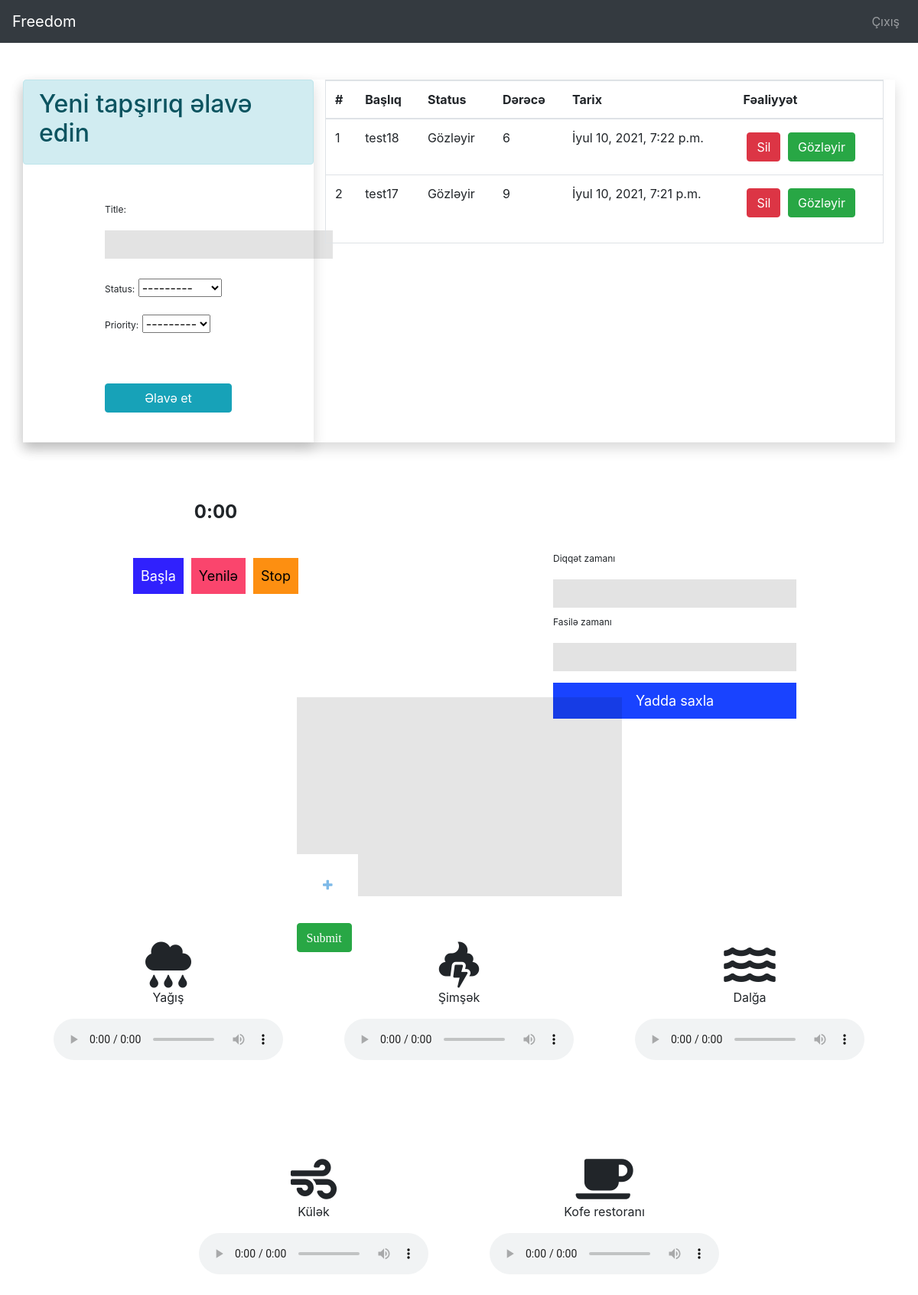
Before: /app/ (signed in) with the older database file.
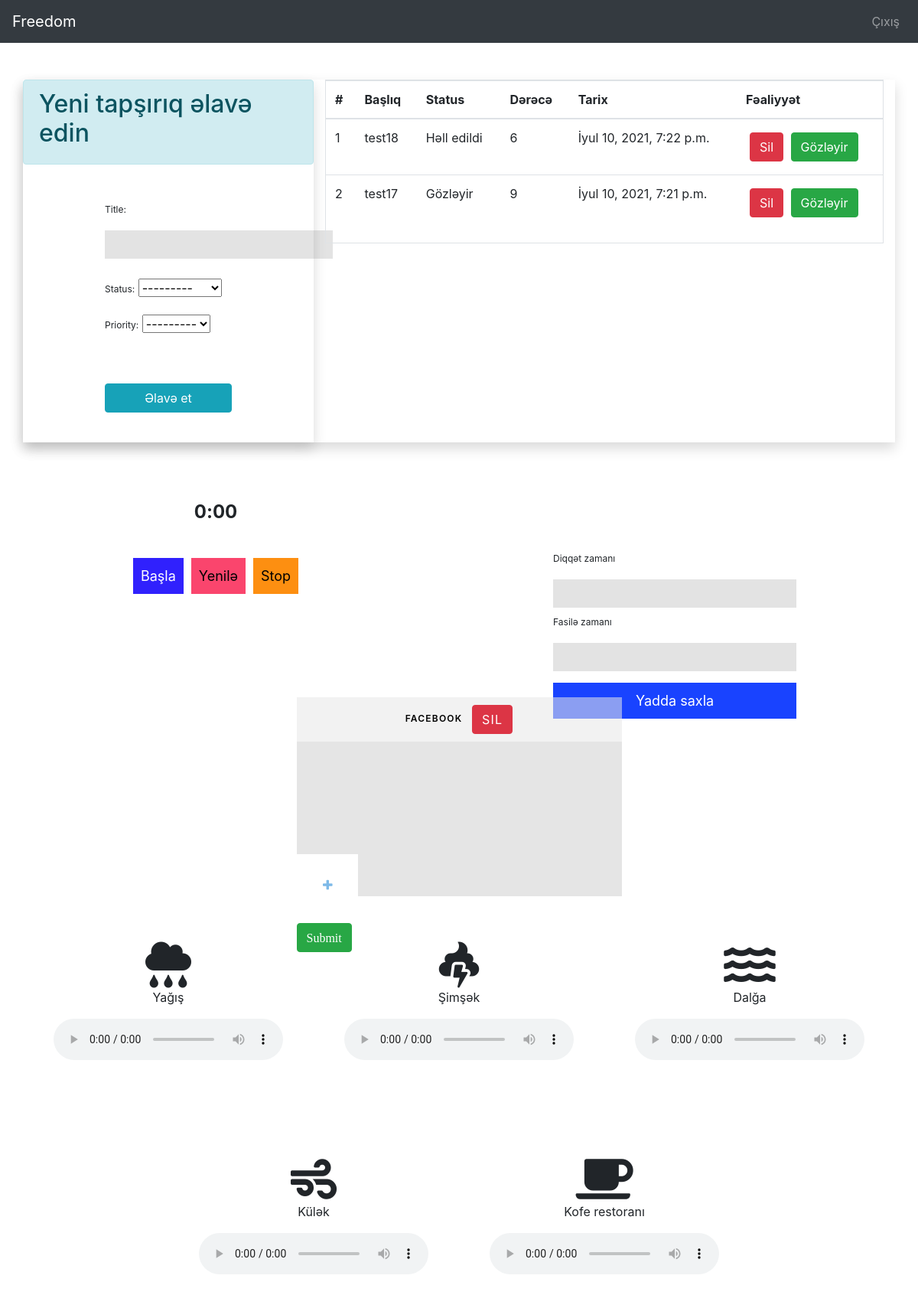
After: the same page with the newer database file.
### app/models.py (models this page shows, shortened)
class TODO(models.Model):
    status_choices = [
        ('C', 'Həll edilmiş'),
        ('F', 'Gözləmədə'),
    ]
    priority_choices = [
        ('1', '1️⃣'),
        ('2', '2️⃣'),
        ('3', '3️⃣'),
        ('4', '4️⃣'),
        ('5', '5️⃣'),
        ('6', '6️⃣'),
        ('7', '7️⃣'),
        ('8', '8️⃣'),
        ('9', '9️⃣'),
        ('10', '🔟'),
    ]
    title = models.CharField(max_length=50)
    status = models.CharField(max_length=2, choices=status_choices)
    user = models.ForeignKey(User, on_delete=models.CASCADE)
    date = models.DateTimeField(auto_now_add=True)
    priority = models.CharField(max_length=2, choices=priority_choices)

class Blocklist(models.Model):
    name = models.CharField(max_length=100)

### app/views.py (the view)
# urls.py: path('', views.home, name="home"),
@login_required(login_url='login')
def home(request):
    if request.user.is_authenticated:
        user = request.user
        form = TODOForm()
        todos = TODO.objects.filter(user=user).order_by('priority')
        blocklist = Blocklist.objects.all()
        return render(request, 'index.html', context={'form': form, "blocklist": blocklist , 'todos': todos})

### app/forms.py
class TODOForm(ModelForm):
    class Meta:
        model = TODO
        fields = ['title', 'status', 'priority']

### app/templates/index.html (shortened to what the changed rows need)
{% extends 'base.html' %} {% block content %}
<div>
  <div class="container pt-4">
    <div class="row shadow p-0 mt-4">
      <div class="col-lg-4 mx-auto shadow p-0">
        <div class="alert alert-info">
          <h2>Yeni tapşırıq əlavə edin</h2>
        </div>
      </div>
      <div class="col">
        <div class="border">
          {% if todos|length == 0 %}
          <div class="p-4">
            <br />
            <br />
            <div class="alert alert-info text-center">
              <p class="" style="font-size: 30px">Tapşırıq yoxdur</p>
            </div>
            <br />
            <br />
          </div>
          {% else %}
          <div>
            <table class="table">
              <thead>
                <tr>
                  <th>#</th>
                  <th>Başlıq</th>
                  <th>Status</th>
                  <th>Dərəcə</th>
                  <th>Tarix</th>
                  <th>Fəaliyyət</th>
                </tr>
              </thead>
              <tbody>
                {% for todo in todos %}
                <tr>
                  <td>{{ forloop.counter }}</td>
                  <td>{{ todo.title }}</td>
                  <td>
                    {% if todo.status == 'C' %} Həll edildi {% else %} Gözləyir
                    {% endif %}
                  </td>
                  <td>{{ todo.priority }}</td>
                  <td>{{ todo.date }}</td>
                  <td>
                    <button data-toggle="modal" data-target="#exampleModalCenter{{ todo.id }}" class="btn btn-danger">
                      Sil
                    </button>
                    {% if todo.status == 'P' %}
                    <a href="/app/change-status/{{ todo.id }}/C" class="btn btn-success">Həll edildi</a>
                    {% else %}
                    <a href="/app/change-status/{{ todo.id }}/P" class="btn btn-success">Gözləyir</a>
                    {% endif %}
                  </td>
                </tr>
                {% endfor %}
              </tbody>
            </table>
          </div>
          {% endif %}
        </div>
      </div>
    </div>
  </div>
</div>
<div class="thumbnail hascategory">
  {% for blocklist in blocklist %}
  <div class="cat-added-label">{{blocklist.name}} &nbsp;
  <a href="/app/delete-blocklist/{{ blocklist.id }}" class="btn btn-danger">Sil</a>
  </div>
{% endfor %}
  <div class="cat-wrap">
      <div class="cat-submit-container">
      </div>
  </div>
</div>
</div>
{% endblock %}

Changed rows visible on the page:
changed TODO "test18": status "Gözləyir" → "Həll edildi"
added Blocklist: name "FACEBOOK"
